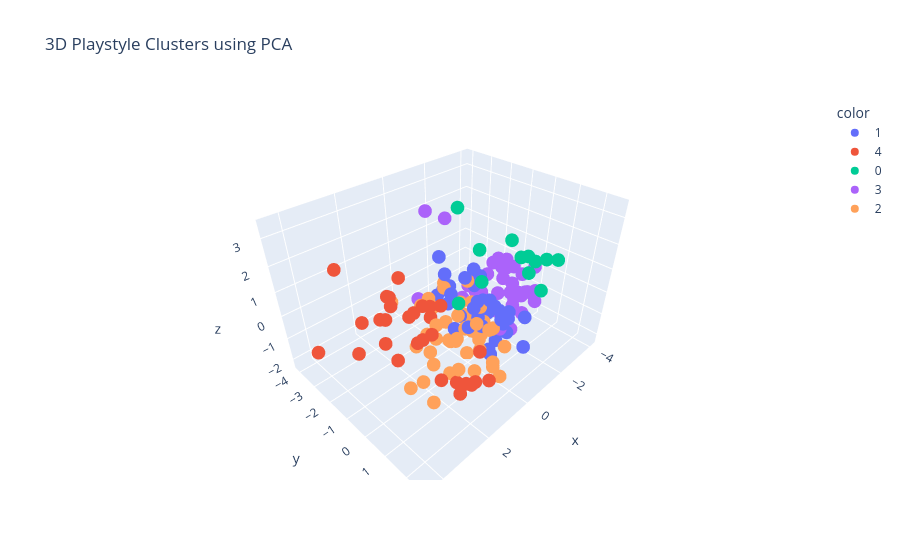

The code cell stored with this chart in its notebook:
### Code cell
import plotly.express as px

fig = px.scatter_3d(
    x=X_pca_3d[:,0],
    y=X_pca_3d[:,1],
    z=X_pca_3d[:,2],
    color=X["cluster"].astype(str),
    hover_name=df["team"],
    title="3D Playstyle Clusters using PCA"
)

fig.show()

### Figure 1 — Plotly figure (JSON) as saved in the notebook; plotly's stock layout.template omitted (floating-point values rounded to 4 significant figures)
{"data": [{"hovertemplate": "<b>%{hovertext}</b><br><br>color=1<br>x=%{x}<br>y=%{y}<br>z=%{z}<extra></extra>", "hovertext": ["Argentina", "Uruguay", "Uruguay", "Colombia", "Paraguay", "Bolivia", "Mexico", "Venezuela", "Paraguay", "Chile", "Colombia", "Bolivia", "Chile", "Netherlands", "Austria", "Ukraine", "Belgium", "Serbia", "Albania", "Denmark", "Italy", "Albania", "Belgium", "Slovakia", "Ukraine", "Poland", "Poland", "Slovakia", "Belgium", "Romania", "Slovenia", "Serbia", "Spain"], "legendgroup": "1", "marker": {"color": "#636efa", "symbol": "circle"}, "mode": "markers", "name": "1", "scene": "scene", "showlegend": true, "type": "scatter3d", "x": [0.0871, -0.8063, -0.08297, 0.4416, 0.7672, -0.8313, -0.09538, 0.2942, 0.1568, -1.221, -0.4924, -1.456, 0.1103, -0.5689, -0.8691, -0.8252, -0.1439, -0.8312, 0.3621, -0.3117, -0.9511, -0.6687, 0.856, -1.018, 0.2352, 0.3131, 0.832, -1.024, 0.5985, -1.174, -0.5786, -0.1953, 0.1166], "y": [-0.3468, 1.08, 1.222, 0.1683, -0.1343, 1.8, 0.2672, -0.6811, -1.126, 0.5654, 1.015, 0.5898, 0.2921, 1.245, 0.4043, -0.6005, -1.192, 0.5808, -0.354, 0.1392, 0.05761, -0.1513, 1.713, -0.2668, 1.143, 0.8565, 0.7323, -0.7225, -0.5937, 1.496, 0.4035, -1.817, -1.364], "z": [-0.3497, 0.1258, 0.6584, 1.68, 1.054, -1.018, 0.5053, 0.8761, 0.4559, -0.9333, -0.06866, -1.469, 0.3576, 0.06707, -0.03075, 1.08, -0.3742, -1.474, -0.7765, -0.3611, -0.5393, 1.08, -0.3001, -0.1912, -0.8701, 0.02554, 0.2151, 0.241, 1.536, -0.07972, 0.3839, -0.3465, 1.659]}, {"hovertemplate": "<b>%{hovertext}</b><br><br>color=4<br>x=%{x}<br>y=%{y}<br>z=%{z}<extra></extra>", "hovertext": ["Colombia", "Argentina", "England", "Portugal", "France", "Denmark", "Switzerland", "Spain", "Germany", "Belgium", "Netherlands", "Portugal", "France", "Spain", "Switzerland", "Croatia", "Germany", "Italy", "Netherlands", "Slovakia", "Czech Republic", "Turkey", "Portugal", "France", "Italy", "Germany", "Portugal", "Denmark", "Germany"], "legendgroup": "4", "marker": {"color": "#EF553B", "symbol": "circle"}, "mode": "markers", "name": "4", "scene": "scene", "showlegend": true, "type": "scatter3d", "x": [1.027, 1.697, 1.584, 3.394, 3.029, 1.559, 2.638, 1.422, 1.877, 2.166, 1.445, 2.671, 2.592, 4.45, 1.761, 2.683, 3.525, 4.416, 1.959, 1.172, 1.501, 2.99, 3.203, 2.031, 1.716, 2.401, 2.29, 1.288, 2.278], "y": [-0.3524, 2.396, -2.407, 0.1528, -3.32, 0.9313, -0.4041, -0.8124, 2.022, -1.408, -0.4169, 2.568, -1.314, -0.07658, 0.4044, 0.3655, -1.228, -2.751, 1.724, -3.119, 1.825, -0.8658, -0.7093, 0.291, -1.187, 0.2783, -0.2241, -0.5789, 1.776], "z": [0.6061, -0.3505, 0.1693, 2.128, 1.57, -1.632, 2.443, 0.5561, -0.5607, -1.81, 0.7607, 0.3266, 0.3524, 0.911, -1.769, 0.47, 0.8182, -0.8283, -0.7987, -0.3741, 0.3001, -0.1455, 1.056, 0.3594, 0.05022, 0.3661, 1.074, 0.1398, -0.9634]}, {"hovertemplate": "<b>%{hovertext}</b><br><br>color=0<br>x=%{x}<br>y=%{y}<br>z=%{z}<extra></extra>", "hovertext": ["Canada", "Uruguay", "Colombia", "Uruguay", "Brazil", "Venezuela", "Canada", "Argentina", "Ecuador", "Brazil", "Slovenia", "Georgia", "Georgia"], "legendgroup": "0", "marker": {"color": "#00cc96", "symbol": "circle"}, "mode": "markers", "name": "0", "scene": "scene", "showlegend": true, "type": "scatter3d", "x": [-0.2877, -1.085, -1.49, -1.408, -0.7642, -1.338, -0.7334, 0.1842, -0.3655, 1.133, -2.15, -0.4738, -1.071], "y": [2.034, 2.086, 1.79, 1.21, 1.909, 2.327, 0.999, 0.5031, -0.9736, 0.5612, 0.4188, 0.09112, 0.8391], "z": [2.384, 2.525, 1.028, 2.123, 2.519, 2.504, 2.898, 2.734, 3.447, 1.246, 1.432, 1.048, -0.3865]}, {"hovertemplate": "<b>%{hovertext}</b><br><br>color=3<br>x=%{x}<br>y=%{y}<br>z=%{z}<extra></extra>", "hovertext": ["Colombia", "Peru", "Panama", "Chile", "Costa Rica", "United States", "Costa Rica", "United States", "Uruguay", "Panama", "Ecuador", "Jamaica", "Bolivia", "Ecuador", "Jamaica", "Venezuela", "Peru", "Canada", "Costa Rica", "Paraguay", "Ecuador", "Jamaica", "Peru", "England", "Czech Republic", "Turkey", "Romania", "Georgia", "Hungary", "Hungary", "Albania", "Romania", "Romania", "Slovenia", "Switzerland", "Scotland", "Czech Republic", "Slovenia", "Hungary", "Scotland"], "legendgroup": "3", "marker": {"color": "#ab63fa", "symbol": "circle"}, "mode": "markers", "name": "3", "scene": "scene", "showlegend": true, "type": "scatter3d", "x": [-2.842, -2.264, -1.493, -2.498, -2.519, -4.111, -3.069, -2.803, -1.967, -0.6138, -2.507, -1.065, -1.76, -1.67, -2.252, -1.933, -2.002, -1.757, -2.122, -2.37, -2.942, -1.6, -2.133, -1.099, -2.816, -1.454, -3.165, -1.692, -1.529, -1.242, -0.1737, -1.473, -1.14, -2.309, -1.22, -1.047, -2.647, -2.29, -1.383, -2.842], "y": [0.7206, -1.416, -0.5582, -1.346, 0.1312, -0.2349, -0.08869, -0.01441, 0.2795, -0.9198, 0.3499, -0.5458, -4.105, -0.2041, 0.6799, -0.2174, 0.3822, 0.1121, 0.2843, -0.01712, 0.6889, -1.343, -0.2831, 0.5348, -0.6936, 0.7362, 0.1726, -1.627, 0.5423, -0.9889, -2.906, -0.01002, -1.053, -0.5659, -0.7663, -0.688, -0.8744, 0.5999, -0.1996, -4.103], "z": [-0.1968, -1.033, -0.598, -0.2449, -0.5113, -0.1329, 0.07184, -0.6192, 1.073, -0.2051, -0.4296, -0.4427, 1.804, 1.33, 0.01957, 0.8437, -0.2652, 1.044, -1.883, 0.01827, -0.7456, -0.04433, 0.2333, -1.115, 0.5808, -0.13, -0.6836, -0.5263, 0.3021, 0.1321, -1.069, -0.7751, 0.2785, -1.552, -1.084, 0.001824, -1.008, -1.002, 1.286, 1.109]}, {"hovertemplate": "<b>%{hovertext}</b><br><br>color=2<br>x=%{x}<br>y=%{y}<br>z=%{z}<extra></extra>", "hovertext": ["Argentina", "Canada", "Panama", "Argentina", "Canada", "Panama", "Brazil", "Colombia", "Uruguay", "Mexico", "Brazil", "United States", "Venezuela", "Mexico", "Argentina", "Canada", "Netherlands", "Spain", "Spain", "France", "Netherlands", "Turkey", "England", "England", "Turkey", "Austria", "England", "Slovakia", "Denmark", "Spain", "Germany", "Italy", "Scotland", "Netherlands", "France", "Spain", "Austria", "France", "Poland", "Georgia", "Austria", "Ukraine", "England", "Croatia", "Turkey", "Portugal", "Serbia", "Switzerland", "England", "Croatia", "Switzerland"], "legendgroup": "2", "marker": {"color": "#FFA15A", "symbol": "circle"}, "mode": "markers", "name": "2", "scene": "scene", "showlegend": true, "type": "scatter3d", "x": [-0.2751, 0.2044, -0.3626, 1.112, -0.5517, 0.7902, -0.5996, 0.1935, 0.2911, 0.06628, 2.107, 0.6366, -0.0006541, 0.5016, 0.835, -0.1248, -0.2139, 0.992, 0.5739, -1.027, 1.151, -0.2521, 0.4915, 1.94, 0.6477, 1.606, 1.989, 0.2854, 1.329, 1.382, 1.531, 0.675, -0.7411, 0.2487, 2.655, 2.538, -0.1514, 0.1756, -0.6916, 0.2388, 0.6544, 1.455, 2.265, 0.8542, 0.5722, 0.8676, 1.133, -0.6163, 1.02, 1.055, 0.4164], "y": [0.2486, -0.9654, -0.5597, 1.435, 0.654, 0.1829, -0.1359, -0.004347, 1.149, -0.06269, -0.4062, 0.1711, 0.08969, 0.3121, 1.076, -0.5596, -0.2542, 1.955, -1.215, -0.2946, -0.9413, -0.004212, 0.7718, 1.234, 1.099, 0.02112, 0.2862, 0.4055, -2.636, -0.2037, 0.9837, -1.334, -0.04158, -2.263, -0.1585, 0.8491, 0.894, -1.072, 0.08962, -0.3128, -0.5723, 0.5104, 0.0557, 0.6998, -0.4262, 2.163, 0.2186, 1.168, -0.9506, 1.988, 0.4458], "z": [0.1798, -0.9033, -0.6581, 0.308, -0.6943, -0.6409, -0.9907, -0.6668, 0.02628, 1.274, -0.5352, 0.8193, 0.4445, -0.245, 0.5589, -0.479, -2.252, -0.588, -0.1666, -0.8212, -0.9206, -0.4883, -1.975, 0.6321, -0.6527, -0.2412, -0.9588, -0.4605, -0.2956, 0.07488, -1.02, 0.202, -1.523, -0.829, -1.908, -1.894, -0.3578, 0.7569, -0.7982, -0.2246, 1.036, -1.576, -1.743, 0.1864, -1.222, -0.9547, -0.525, -1.271, -1.863, -0.3249, -0.2049]}], "layout": {"legend": {"title": {"text": "color"}, "tracegroupgap": 0}, "scene": {"domain": {"x": [0, 1], "y": [0, 1]}, "xaxis": {"title": {"text": "x"}}, "yaxis": {"title": {"text": "y"}}, "zaxis": {"title": {"text": "z"}}}, "title": {"text": "3D Playstyle Clusters using PCA"}}}
